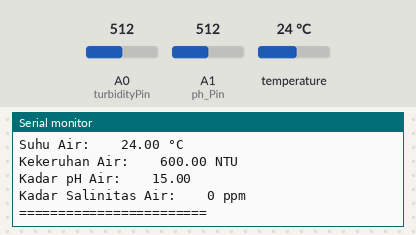
Simulated run of this sketch. Board: Arduino Mega 2560, built with avr-gcc and run on an emulated ATmega2560. Shown: the last lines printed to the serial monitor. Inputs (shaded band) come from the test bench; at power-on: temperature 24 °C, A0 (turbidityPin) = 512, A1 (ph_Pin) = 512. WiFi joins after 1.5 s; servers stay silent unless stated; uploads are accepted with an empty reply.

Above: at 2.7 s.
2.8 s: temperature set to 12 °C
4.3 s: A0 (turbidityPin) set to 716
At 11.9 s:
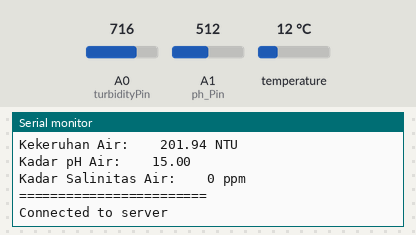
12.1 s: A1 (ph_Pin) set to 716
At 15.3 s:
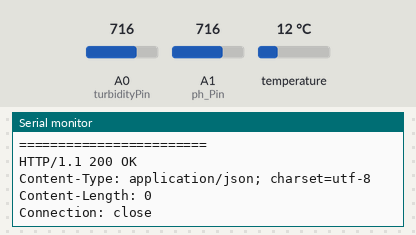
15.7 s: temperature set to 19 °C
17.2 s: A0 (turbidityPin) set to 810
At 17.5 s:
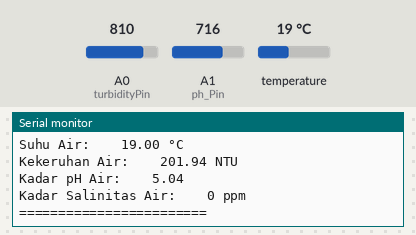
18.7 s: A1 (ph_Pin) set to 810
At 20.8 s:
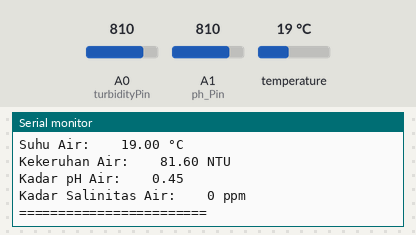
Timing chart, 0 to 21.2 s (numbered marks = the images above; inputs shaded):
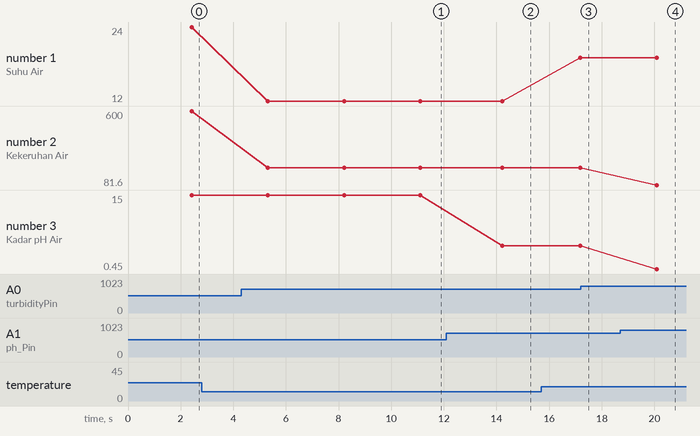

Measured:
- after the input at 4.3 s, the serial monitor: prints a new line after 1.0 s (image 1)
- after the input at 12.1 s, the serial monitor: prints a new line after 2.1 s (image 2)
- after the input at 18.7 s, the serial monitor: prints a new line after 1.4 s (image 4)
- plotted number 1: 12 → 19 after the input at 15.7 s
- plotted number 2: 600 → 201.94 after the input at 4.3 s
- plotted number 3: 15 → 5.04 after the input at 12.1 s, 5.04 → 0.45 after the input at 18.7 s

The sketch:

monitoring_water.ino
```cpp
#include <Arduino.h> // Library preprocessor directive
#include <OneWire.h> // Library ds18b20
#include <DallasTemperature.h>
#include <GravityTDS.h>
#include "WiFiEsp.h" // Library untuk ESP8266-01

// Deklarasi variabel-variabel fuzzy logic
// deklarasi Keanggotaan himpunan oksigen
// float oksigenRendah[] = {4, 8}; // <4, 4, 8
// float oksigenTinggi[] = {4, 8}; // 4, 8, 8>
// deklarasi Keanggotaan himpunan suhu
float suhuDingin[] = {25, 30};     // <25, 25, 30
float suhuNetral[] = {25, 30, 35}; // 25, 30, 35
float suhuPanas[] = {30, 35};      // 30, 35, 35>
// // deklarasi Keanggotaan himpunan output aerator
// float aeratorMati[] = {500, 1200};  // <500, 500, 1200
// float aeratorHidup[] = {500, 1200}; // 500, 1200, 1200>
// deklarasi Keanggotaan himpunan turbidity
float turbiJernih[] = {25, 400}; // <25, 25, 400
float turbiKeruh[] = {25, 400};  // 25, 400, 400>
// deklarasi Keanggotaan himpunan pH
float pHAsam[] = {6, 7};      // <6, 6, 7
float pHNetral[] = {6, 7, 8}; // 6, 7, 8
float pHBasa[] = {7, 8};      // 7, 8, 8>
// deklarasi Keanggotaan himpunan output waterpump
// float waterpumpMati[] = {500, 1200};  // <500, 500, 1200
// float waterpumpHidup[] = {500, 1200}; // 500, 1200, 1200>

// float MUoksigenRen, MUoksigenTin;      // deklarasi variabel derajat keanggotaan oksigen
float MUsuhuDin, MUsuhuNet, MUsuhuPan; // deklarasi variabel derajat keanggotaan suhu
float MUturbiJer, MUturbiKer;          // deklarasi variabel derajat keanggotaan turbidity
float MUpHAs, MUpHNet, MUpHBas;        // deklarasi variabel derajat keanggotaan pH

// float R1aerator, R2aerator, R3aerator, R4aerator, R5aerator, R6aerator;             // deklarasi variabel Rules untuk pengendalian Aerator
// float Z1aerator, Z2aerator, Z3aerator, Z4aerator, Z5aerator, Z6aerator;             // deklarasi variabel Rules untuk pengendalian Aerator
// float R1waterpump, R2waterpump, R3waterpump, R4waterpump, R5waterpump, R6waterpump; // deklarasi variabel Rules untuk pengendalian Water Pump
// float Z1waterpump, Z2waterpump, Z3waterpump, Z4waterpump, Z5waterpump, Z6waterpump; // deklarasi variabel Rules untuk pengendalian Water Pump
// float OutputAerator, OutputWaterpump;
// String waterPump; // menampung string on/off Water Pump dan Aerator
// String aerator;

const int TdsSensorPin = A3; // Pin analog yang terhubung ke sensor TDS
const float calibrationFactor = 300000.0; // Faktor kalibrasi untuk 300,000 ppm
GravityTDS gravityTds;
float nilaitds; // Menampung nilai Suhu pada function
float tdsValue; // Menampung Value suhu

// Deklarasi Variabel Sensor Suhu
const int pinData = 4;
OneWire oneWire(pinData);
DallasTemperature sensors(&oneWire);
float nilaiSuhu; // Menampung nilai Suhu pada function
float TempValue; // Menampung Value suhu

const int turbidityPin = A0; // Deklarasi Sensor Turbidity
float volt;
float ntu;
float nilaiKeruh;       // Menampung nilai kekeruhan pada function
float TurbiValue;       // Menampung nilai Keruh

// Deklarasi Sensor pH
const int ph_Pin = A1; // Pin analog untuk membaca sensor pH
float nilaipH = 0;
float PH_step;
int nilai_analog_PH;
double TeganganPh;
float PH4 = 3.6;
float PH7 = 3.3;
float pHValue; // Menampung nilai pH

// deklarasi sensor DO
// #define DO_PIN A2
// #define VREF 5000    // VREF (mv)
// #define ADC_RES 1024 // ADC Resolution
// Single-point calibration Mode=0
// Two-point calibration Mode=1
#define TWO_POINT_CALIBRATION 0
#define READ_TEMP (28) // Current water temperature ℃, Or temperature sensor function
// Single point calibration needs to be filled CAL1_V and CAL1_T
#define CAL1_V (1870) // mv
#define CAL1_T (25)   // ℃
// Two-point calibration needs to be filled CAL2_V and CAL2_T
// CAL1 High temperature point, CAL2 Low temperature point
#define CAL2_V (1300) // mv
#define CAL2_T (15)   // ℃
const uint16_t DO_Table[41] = {
    14460, 14220, 13820, 13440, 13090, 12740, 12420, 12110, 11810, 11530,
    11260, 11010, 10770, 10530, 10300, 10080, 9860, 9660, 9460, 9270,
    9080, 8900, 8730, 8570, 8410, 8250, 8110, 7960, 7820, 7690,
    7560, 7430, 7300, 7180, 7070, 6950, 6840, 6730, 6630, 6530, 6410};
uint8_t Temperaturet;
uint16_t ADC_Raw;
uint16_t ADC_Voltage;
float DOValue, DO_mgL;

// const int relayWaterPump = 13; // Deklarasi Pin Relay Water Pump
// const int relayAerator = 12;   // Deklarasi Pin Relay Aerator

// Deklarasi Modul Wifi esp-01
#ifndef HAVE_HWSERIAL1
#include "SoftwareSerial.h"
SoftwareSerial Serial1(2, 3); // RX, TX
#endif

char ssid[] = "saya"; // your network SSID (name)
char pass[] = "12345678";    // your network password
int status = WL_IDLE_STATUS; // the Wifi radio's status

char server[] = "192.168.4.81";

unsigned long lastConnectionTime = 0;         // last time you connected to the server, in milliseconds
const unsigned long postingInterval = 10000L; // delay between updates, in milliseconds

// Initialize the Ethernet client object
WiFiEspClient client;

void setup()
{
  pinMode(ph_Pin, INPUT); // Inisialisasi pH sebagai Input
  pinMode(TdsSensorPin, INPUT);
  // pinMode(relayWaterPump, OUTPUT);
  // pinMode(relayAerator, OUTPUT);

  sensors.begin(); // Mulai komunikasi dengan sensor Suhu

  Serial.begin(115200); // initialize serial for debugging
  Serial1.begin(9600);  // initialize serial for ESP module
  WiFi.init(&Serial1);  // initialize ESP module

  // check for the presence of the shield
  if (WiFi.status() == WL_NO_SHIELD)
  {
    Serial.println("WiFi shield not present");
    // don't continue
    while (true)
      ;
  }

  // attempt to connect to WiFi network
  while (status != WL_CONNECTED)
  {
    Serial.print("Attempting to connect to WPA SSID: ");
    Serial.println(ssid);
    // Connect to WPA/WPA2 network
    status = WiFi.begin(ssid, pass);
  }

  Serial.println("You're connected to the network");

  printWifiStatus();
}

void loop()
{
  TempValue = takeTemperature(); // ambil data suhu
  TurbiValue = takeTurbidity();  // ambil data turbidity
  pHValue = takepH();            // ambil data pH
  tdsValue = taketds();
  // DOValue = takeDO();            // ambil data DO

  // TempValue = 31; // set testing data suhu
  // TurbiValue = 100;  // set testing turbidity
  // pHValue = 7;            // set testing data pH
  // DOValue = 7;            // set testing data DO

  // Hitung Fuzzy Output Aerator menggunakan fungsi
  // OutputAerator = fuzzyTsukamotoAerator(DOValue, TempValue);
  // // Hitung Fuzzy Output Water Pump menggunakan fungsi
  // OutputWaterpump = fuzzyTsukamotoWaterPump(TurbiValue, pHValue);

  // Cek on/off Aerator
  // if (OutputAerator >= 750)
  // {
  //   aerator = "Hidup";
  //   digitalWrite(relayAerator, LOW);
  // }
  // else
  // {
  //   aerator = "Mati";
  //   digitalWrite(relayAerator, HIGH);
  // }

  // // Cek on/off Water Pump
  // if (OutputWaterpump >= 750)
  // {
  //   waterPump = "Hidup";
  //   digitalWrite(relayWaterPump, LOW);
  // }
  // else
  // {
  //   waterPump = "Mati";
  //   digitalWrite(relayWaterPump, HIGH);
  // }

  String data = String(TempValue, 2) + "/" +
                String(TurbiValue, 2) + "/" +
                String(pHValue, 2) + "/" +
                String(tdsValue, 2);
                // String(DOValue, 2);
                // waterPump + "/" +
                // aerator;

  Serial.print("Suhu Air:\t\t");
  Serial.print(TempValue);
  Serial.println(" °C");

  Serial.print("Kekeruhan Air:\t\t");
  Serial.print(TurbiValue);
  Serial.println(" NTU");

  Serial.print("Kadar pH Air:\t\t");
  Serial.println(pHValue, 2);

  Serial.print("Kadar Salinitas Air:\t\t");
  Serial.print(tdsValue, 0);
  Serial.println(" ppm");

  // Serial.print("Kadar Oksigen Air:\t");
  // Serial.print(DOValue, 2); // Print DO with 3 decimal places
  // Serial.println(" mg/L");

  // Serial.print("Pompa Air:\t\t");
  // Serial.println(waterPump);

  // Serial.print("Aerator:\t\t");
  // Serial.println(aerator);
  Serial.println("========================");
  Serial.println();

  // if there's incoming data from the net connection send it out the serial port
  // this is for debugging purposes only
  while (client.available())
  {
    char c = client.read();
    Serial.write(c);
  }

  if (millis() - lastConnectionTime > postingInterval)
  {
    httpRequest(data);
  }

  delay(2000);
}

// void sendPostRequest(String data) {
//   Serial.println("Sending POST request");

//   HTTPClient http;
//   String apiUrl = "192.168.249.81/irigasi/post-esp-data.php";

//   // Mengatur tipe konten sebagai aplikasi/x-www-form-urlencoded
//   http.begin(apiUrl);
//   http.addHeader("Content-Type", "application/x-www-form-urlencoded");

//   // Membuat payload untuk dikirimkan ke server
//   String postData = "ph=" + String(pHValue) + "&keruh=" + String(TurbiValue) + "&suhu=" + String(TempValue);

//   // Melakukan request POST dan mengirimkan payload
//   int httpCode = http.POST(postData);

//   if (httpCode > 0) {
//     String payload = http.getString();
//     Serial.println("HTTP Response code: " + String(httpCode));
//     Serial.println("Server response: " + payload);
//   } else {
//     Serial.println("Error on HTTP request");
//   }

//   http.end();
// }

// this method makes a HTTP connection to the server
void httpRequest(String data)
{
  Serial.println();

  // close any connection before send a new request
  // this will free the socket on the WiFi shield
  client.stop();

  // if there's a successful connection
  if (client.connect(server, 80)) {
    Serial.println("Connected to server");
    // Format data untuk dikirim
    String postData = "suhu=" + String(TempValue) + "&keruh=" + String(TurbiValue) + "&ph=" + String(pHValue) + "&tds=" + String(tdsValue);

    // Kirim HTTP POST request
    client.println("POST /tambak/post-esp-data.php HTTP/1.1");
    client.println("Host: 192.168.4.81");
    client.println("Content-Type: application/x-www-form-urlencoded");
    client.print("Content-Length: ");
    client.println(postData.length());
    client.println();
    client.print(postData);
    delay(10);

    // note the time that the connection was made
    lastConnectionTime = millis();
  }
  else
  {
    // if you couldn't make a connection
    Serial.println("Connection failed");
  }
}

void printWifiStatus()
{
  // print the SSID of the network you're attached to
  Serial.print("SSID: ");
  Serial.println(WiFi.SSID());

  // print your WiFi shield's IP address
  IPAddress ip = WiFi.localIP();
  Serial.print("IP Address: ");
  Serial.println(ip);

  // print the received signal strength
  long rssi = WiFi.RSSI();
  Serial.print("Signal strength (RSSI):");
  Serial.print(rssi);
  Serial.println(" dBm");
}

float takeTemperature()
{                                         // Fungsi pengambilan suhu dari sensor
  sensors.requestTemperatures();          // Minta sensor untuk membaca suhu
  nilaiSuhu = sensors.getTempCByIndex(0); // Baca suhu dalam Celsius
  return nilaiSuhu;
}

float takeTurbidity()
{                                        // Fungsi pengambilan kekeruhan dari sensor
  volt = 0;
    for(int i=0; i<800; i++)
    {
        volt += ((float)analogRead(turbidityPin)/1023)*5;
    }
    volt = volt/800;
    volt = round_to_dp(volt,2);
    if(volt < 2.5){
      ntu = 6000 / 10;
    }else{
      ntu = (-1120.4*square(volt)+5742.3*volt-4353.8) / 10;
    }
  return ntu;
}

float round_to_dp( float in_value, int decimal_place )
{
  float multiplier = powf( 10.0f, decimal_place );
  in_value = roundf( in_value * multiplier ) / multiplier;
  return in_value;
}

float takepH()
{                                       // Fungsi pengambilan pH dari sensor
  nilai_analog_PH = analogRead(ph_Pin); // Baca nilai analog dari sensor pH
  TeganganPh = 5 / 1024.0 * nilai_analog_PH;
  PH_step = (PH4 - PH7) / 3;
  nilaipH = 7.00 + ((PH7 - TeganganPh) / PH_step);
  return nilaipH;
}

float taketds()
{
  // Mendapatkan nilai TDS
    float rawTdsValue = gravityTds.getTdsValue();
    // Mengalibrasi nilai TDS
    float calibratedTdsValue = rawTdsValue * calibrationFactor / 100000.0; // Sesuaikan dengan faktor kalibrasi
  return nilaitds;
}

// float takeDO()
// {
//   // Ambil data dari sensor DO
//   Temperaturet = (uint8_t)READ_TEMP;
//   ADC_Raw = analogRead(DO_PIN);
//   ADC_Voltage = uint32_t(VREF) * ADC_Raw / ADC_RES;
//   DO_mgL = readDO(ADC_Voltage, Temperaturet) / 1000.0; // Convert DO to mg/L
//   return DO_mgL;
// }

// // Function baca DO
// int16_t readDO(uint32_t voltage_mv, uint8_t temperature_c)
// {
// #if TWO_POINT_CALIBRATION == 0
//   uint16_t V_saturation = (uint32_t)CAL1_V + (uint32_t)35 * temperature_c - (uint32_t)CAL1_T * 35;
//   return (voltage_mv * DO_Table[temperature_c] / V_saturation);
// #else
//   uint16_t V_saturation = (int16_t)((int8_t)temperature_c - CAL2_T) * ((uint16_t)CAL1_V - CAL2_V) / ((uint8_t)CAL1_T - CAL2_T) + CAL2_V;
//   return (voltage_mv * DO_Table[temperature_c] / V_saturation);
// #endif
// }

// Deklarasi fungsi untuk menghitung Fuzzy Tsukamoto Aerator
// float fuzzyTsukamotoAerator(float DOValue, float TempValue)
// {
//   // Proses Fuzzyfikasi Kendali Aerator
//   // Mencari Fungsi Keanggotaan Oksigen Rendah
//   if (DOValue >= oksigenRendah[1])
//   {
//     MUoksigenRen = 0;
//   }
//   else if (DOValue > oksigenRendah[0] && DOValue < oksigenRendah[1])
//   {
//     MUoksigenRen = (oksigenRendah[1] - DOValue) / (oksigenRendah[1] - oksigenRendah[0]);
//   }
//   else if (DOValue <= oksigenRendah[0])
//   {
//     MUoksigenRen = 1;
//   }
//   // Mencari Fungsi Keanggotaan Oksigen Tinggi
//   if (DOValue <= oksigenTinggi[0])
//   {
//     MUoksigenTin = 0;
//   }
//   else if (DOValue > oksigenTinggi[0] && DOValue < oksigenTinggi[1])
//   {
//     MUoksigenTin = (DOValue - oksigenTinggi[0]) / (oksigenTinggi[1] - oksigenTinggi[0]);
//   }
//   else if (DOValue >= oksigenTinggi[1])
//   {
//     MUoksigenTin = 1;
//   }
//   // Mencari Fungsi Keanggotaan Suhu Dingin
//   if (TempValue >= suhuDingin[1])
//   {
//     MUsuhuDin = 0;
//   }
//   else if (TempValue > suhuDingin[0] && TempValue < suhuDingin[1])
//   {
//     MUsuhuDin = (suhuDingin[1] - TempValue) / (suhuDingin[1] - suhuDingin[0]);
//   }
//   else if (TempValue <= suhuDingin[0])
//   {
//     MUsuhuDin = 1;
//   }
//   // Mencari Fungsi Keanggotaan Suhu Netral
//   if (TempValue <= suhuNetral[0] || TempValue >= suhuNetral[2])
//   {
//     MUsuhuNet = 0;
//   }
//   else if (TempValue > suhuNetral[0] && TempValue < suhuNetral[1])
//   {
//     MUsuhuNet = (TempValue - suhuNetral[0]) / (suhuNetral[1] - suhuNetral[0]);
//   }
//   else if (TempValue >= suhuNetral[1] && TempValue < suhuNetral[2])
//   {
//     MUsuhuNet = (suhuNetral[2] - TempValue) / (suhuNetral[2] - suhuNetral[1]);
//   }
//   // Mencari Fungsi Keanggotaan Suhu Panas
//   if (TempValue <= suhuPanas[0])
//   {
//     MUsuhuPan = 0;
//   }
//   else if (TempValue > suhuPanas[0] && TempValue < suhuPanas[1])
//   {
//     MUsuhuPan = (TempValue - suhuPanas[0]) / (suhuPanas[1] - suhuPanas[0]);
//   }
//   else if (TempValue >= suhuPanas[1])
//   {
//     MUsuhuPan = 1;
//   }

//   // Proses Inferensi Kendali aerator
//   // [R1] Jika oksigen rendah & suhu dingin, maka aerator hidup
//   if (MUoksigenRen < MUsuhuDin)
//   {
//     R1aerator = MUoksigenRen;
//   }
//   else if (MUsuhuDin < MUoksigenRen)
//   {
//     R1aerator = MUsuhuDin;
//   }
//   Z1aerator = aeratorHidup[0] + ((aeratorHidup[1] - aeratorHidup[0]) * R1aerator); // Mencari Z1 dari Rule 1

//   // [R2] Jika oksigen rendah & suhu netral, maka aerator hidup
//   if (MUoksigenRen < MUsuhuNet)
//   {
//     R2aerator = MUoksigenRen;
//   }
//   else if (MUsuhuNet < MUoksigenRen)
//   {
//     R2aerator = MUsuhuNet;
//   }
//   Z2aerator = aeratorHidup[0] + ((aeratorHidup[1] - aeratorHidup[0]) * R2aerator); // Mencari Z2 dari Rule 2

//   // [R3] Jika oksigen rendah & suhu panas, maka aerator hidup
//   if (MUoksigenRen < MUsuhuPan)
//   {
//     R3aerator = MUoksigenRen;
//   }
//   else if (MUsuhuPan < MUoksigenRen)
//   {
//     R3aerator = MUsuhuPan;
//   }
//   Z3aerator = aeratorHidup[0] + ((aeratorHidup[1] - aeratorHidup[0]) * R3aerator); // Mencari Z3 dari Rule 3

//   // [R4] Jika oksigen tinggi & suhu dingin, maka aerator hidup
//   if (MUoksigenTin < MUsuhuDin)
//   {
//     R4aerator = MUoksigenTin;
//   }
//   else if (MUsuhuDin < MUoksigenTin)
//   {
//     R4aerator = MUsuhuDin;
//   }
//   Z4aerator = aeratorHidup[0] + ((aeratorHidup[1] - aeratorHidup[0]) * R4aerator); // Mencari Z4 dari Rule 4

//   // [R5] Jika oksigen tinggi & suhu netral, maka aerator mati
//   if (MUoksigenTin < MUsuhuNet)
//   {
//     R5aerator = MUoksigenTin;
//   }
//   else if (MUsuhuNet < MUoksigenTin)
//   {
//     R5aerator = MUsuhuNet;
//   }
//   Z5aerator = aeratorMati[1] - ((aeratorMati[1] - aeratorMati[0]) * R5aerator); // Mencari Z5 dari Rule 5

//   // [R6] Jika oksigen tinggi & suhu panas, maka aerator hidup
//   if (MUoksigenTin < MUsuhuPan)
//   {
//     R6aerator = MUoksigenTin;
//   }
//   else if (MUsuhuPan < MUoksigenTin)
//   {
//     R6aerator = MUsuhuPan;
//   }
//   Z6aerator = aeratorHidup[0] + ((aeratorHidup[1] - aeratorHidup[0]) * R6aerator); // Mencari Z6 dari Rule 6

//   // Defuzzyfikasi Kendali Aerator
//   OutputAerator = ((Z1aerator * R1aerator) + (Z2aerator * R2aerator) + (Z3aerator * R3aerator) + (Z4aerator * R4aerator) + (Z5aerator * R5aerator) + (Z6aerator * R6aerator)) / (R1aerator + R2aerator + R3aerator + R4aerator + R5aerator + R6aerator);

//   return OutputAerator;
// }

// Deklarasi fungsi untuk menghitung Fuzzy Tsukamoto Water Pump
// float fuzzyTsukamotoWaterPump(float TurbiValue, float pHValue)
// {
//   // Proses Fuzzyfikasi Kendali Waterpump
//   // Mencari Fungsi Keanggotaan Turbidity jernih
//   if (TurbiValue >= turbiJernih[1])
//   {
//     MUturbiJer = 0;
//   }
//   else if (TurbiValue > turbiJernih[0] && TurbiValue < turbiJernih[1])
//   {
//     MUturbiJer = (turbiJernih[1] - TurbiValue) / (turbiJernih[1] - turbiJernih[0]);
//   }
//   else if (TurbiValue <= turbiJernih[0])
//   {
//     MUturbiJer = 1;
//   }
//   // Mencari FUngsi Keanggotaan Turbidity Keruh
//   if (TurbiValue <= turbiKeruh[0])
//   {
//     MUturbiKer = 0;
//   }
//   else if (TurbiValue > turbiKeruh[0] && TurbiValue < turbiKeruh[1])
//   {
//     MUturbiKer = (TurbiValue - turbiKeruh[0]) / (turbiKeruh[1] - turbiKeruh[0]);
//   }
//   else if (TurbiValue >= turbiKeruh[1])
//   {
//     MUturbiKer = 1;
//   }
//   // Mencari Fungsi Keanggotaan pH Asam
//   if (pHValue >= pHAsam[1])
//   {
//     MUpHAs = 0;
//   }
//   else if (pHValue > pHAsam[0] && pHValue < pHAsam[1])
//   {
//     MUpHAs = (pHAsam[1] - pHValue) / (pHAsam[1] - pHAsam[0]);
//   }
//   else if (pHValue <= pHAsam[0])
//   {
//     MUpHAs = 1;
//   }
//   // // Mencari Fungsi Keanggotaan pH Netral
//   if (pHValue <= pHNetral[0] || pHValue >= pHNetral[2])
//   {
//     MUpHNet = 0;
//   }
//   else if (pHValue > pHNetral[0] && pHValue < pHNetral[1])
//   {
//     MUpHNet = (pHValue - pHNetral[0]) / (pHNetral[1] - pHNetral[0]);
//     // MUpHNet = 100;
//   }
//   else if (pHValue >= pHNetral[1] && pHValue < pHNetral[2])
//   {
//     MUpHNet = (pHNetral[2] - pHValue) / (pHNetral[2] - pHNetral[1]);
//   }
//   // // Mencari Fungsi Keanggotaan pH Basa
//   if (pHValue <= pHBasa[0])
//   {
//     MUpHBas = 0;
//   }
//   else if (pHValue > pHBasa[0] && pHValue < pHBasa[1])
//   {
//     MUpHBas = (pHValue - pHBasa[0]) / (pHBasa[1] - pHBasa[0]);
//   }
//   else if (pHValue >= pHBasa[1])
//   {
//     MUpHBas = 1;
//   }

//   // Proses Inferensi Kendali Water Pump
//   //[R1] Jika kekeruhan jernih & pH asam, maka waterpump hidup
//   if (MUturbiJer < MUpHAs)
//   {
//     R1waterpump = MUturbiJer;
//   }
//   else if (MUpHAs < MUturbiJer)
//   {
//     R1waterpump = MUpHAs;
//   }
//   Z1waterpump = waterpumpHidup[0] + ((waterpumpHidup[1] - waterpumpHidup[0]) * R1waterpump); // Mencari Z1 dari Rule 1

//   // [R2] Jika kekeruhan jernih & pH netral, maka waterpump mati
//   if (MUturbiJer < MUpHNet)
//   {
//     R2waterpump = MUturbiJer;
//   }
//   else if (MUpHNet < MUturbiJer)
//   {
//     R2waterpump = MUpHNet;
//   }
//   Z2waterpump = waterpumpHidup[1] - ((waterpumpHidup[1] - waterpumpHidup[0]) * R2waterpump); // Mencari Z2 dari Rule 2

//   // [R3] Jika kekeruhan jernih & pH basa, maka waterpump hidup
//   if (MUturbiJer < MUpHBas)
//   {
//     R3waterpump = MUturbiJer;
//   }
//   else if (MUpHBas < MUturbiJer)
//   {
//     R3waterpump = MUpHBas;
//   }
//   Z3waterpump = waterpumpHidup[0] + ((waterpumpHidup[1] - waterpumpHidup[0]) * R3waterpump); // Mencari Z3 dari Rule 3

//   // [R4] Jika kekeruhan keruh & pH asam, maka waterpump hidup
//   if (MUturbiKer < MUpHAs)
//   {
//     R4waterpump = MUturbiKer;
//   }
//   else if (MUpHAs < MUturbiKer)
//   {
//     R4waterpump = MUpHAs;
//   }
//   Z4waterpump = waterpumpHidup[0] + ((waterpumpHidup[1] - waterpumpHidup[0]) * R4waterpump); // Mencari Z4 dari Rule 4

//   // [R5] Jika kekeruhan keruh & pH netral, maka waterpump hidup
//   if (MUturbiKer < MUpHNet)
//   {
//     R5waterpump = MUturbiKer;
//   }
//   else if (MUpHNet < MUturbiKer)
//   {
//     R5waterpump = MUpHNet;
//   }
//   Z5waterpump = waterpumpHidup[0] + ((waterpumpHidup[1] - waterpumpHidup[0]) * R5waterpump); // Mencari Z5 dari Rule 5

//   // [R6] Jika kekeruhan keruh & pH basa, maka waterpump hidup
//   if (MUturbiKer < MUpHBas)
//   {
//     R6waterpump = MUturbiKer;
//   }
//   else if (MUpHBas < MUturbiKer)
//   {
//     R6waterpump = MUpHBas;
//   }
//   Z6waterpump = waterpumpHidup[0] + ((waterpumpHidup[1] - waterpumpHidup[0]) * R6waterpump); // Mencari Z6 dari Rule 6

//   // Defuzzyfikasi Kendali Water Pump
//   OutputWaterpump = ((Z1waterpump * R1waterpump) + (Z2waterpump * R2waterpump) + (Z3waterpump * R3waterpump) + (Z4waterpump * R4waterpump) + (Z5waterpump * R5waterpump) + (Z6waterpump * R6waterpump)) / (R1waterpump + R2waterpump + R3waterpump + R4waterpump + R5waterpump + R6waterpump);

//   return OutputWaterpump;
// }
```
